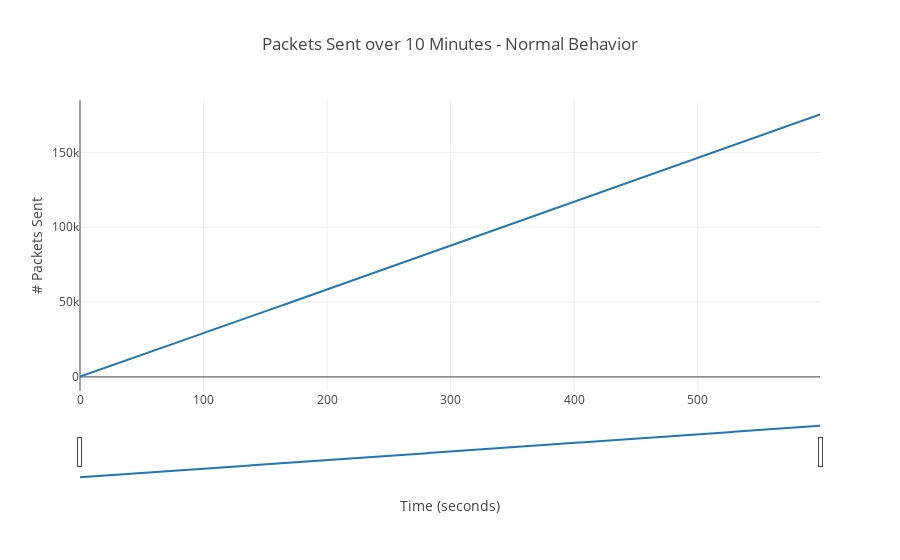

Here is the notebook cell this chart was saved with:
### Code cell
data = [go.Scatter(
          x=np.arange(0, 600),
          y=getPacketsSent(df_norm))]

layout = dict(
    title="Packets Sent over 10 Minutes - Normal Behavior",
    xaxis=dict(
        title='Time (seconds)',
        rangeslider=dict(
            visible = True
        )
    ), 
    yaxis=dict(
        title='# Packets Sent'
    )
)

iplot(dict(data=data, layout=layout))

### Figure 1 — Plotly figure (JSON) as saved in the notebook; plotly's stock layout.template omitted (floating-point values rounded to 4 significant figures; data arrays with more than 128 entries replaced by an {"elided": "..."} marker saying what was removed)
{"data": [{"type": "scatter", "uid": "bf919079-f02f-44bd-a19e-41aad00b5d94", "x": {"elided": "600 int values"}, "y": {"elided": "600 int values"}}], "layout": {"title": {"text": "Packets Sent over 10 Minutes - Normal Behavior"}, "xaxis": {"rangeslider": {"visible": true}, "title": {"text": "Time (seconds)"}}, "yaxis": {"title": {"text": "# Packets Sent"}}}}
